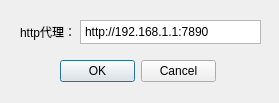
<?xml version="1.0" encoding="UTF-8"?>
<ui version="4.0">
 <class>Form</class>
 <widget class="QWidget" name="Form">
  <property name="geometry">
   <rect>
    <x>0</x>
    <y>0</y>
    <width>279</width>
    <height>103</height>
   </rect>
  </property>
  <property name="windowTitle">
   <string>Form</string>
  </property>
  <widget class="QDialogButtonBox" name="buttonBox">
   <property name="geometry">
    <rect>
     <x>60</x>
     <y>60</y>
     <width>156</width>
     <height>23</height>
    </rect>
   </property>
   <property name="standardButtons">
    <set>QDialogButtonBox::Cancel|QDialogButtonBox::Ok</set>
   </property>
  </widget>
  <widget class="QTextEdit" name="textEdit">
   <property name="geometry">
    <rect>
     <x>80</x>
     <y>20</y>
     <width>181</width>
     <height>24</height>
    </rect>
   </property>
   <property name="html">
    <string>&lt;!DOCTYPE HTML PUBLIC &quot;-//W3C//DTD HTML 4.0//EN&quot; &quot;http://www.w3.org/TR/REC-html40/strict.dtd&quot;&gt;
&lt;html&gt;&lt;head&gt;&lt;meta name=&quot;qrichtext&quot; content=&quot;1&quot; /&gt;&lt;style type=&quot;text/css&quot;&gt;
p, li { white-space: pre-wrap; }
&lt;/style&gt;&lt;/head&gt;&lt;body style=&quot; font-family:'SimSun'; font-size:9pt; font-weight:400; font-style:normal;&quot;&gt;
&lt;p style=&quot; margin-top:0px; margin-bottom:0px; margin-left:0px; margin-right:0px; -qt-block-indent:0; text-indent:0px;&quot;&gt;http://192.168.1.1:7890&lt;/p&gt;&lt;/body&gt;&lt;/html&gt;</string>
   </property>
  </widget>
  <widget class="QLabel" name="label">
   <property name="geometry">
    <rect>
     <x>20</x>
     <y>20</y>
     <width>60</width>
     <height>24</height>
    </rect>
   </property>
   <property name="text">
    <string>http代理：</string>
   </property>
  </widget>
 </widget>
 <resources/>
 <connections/>
</ui>
